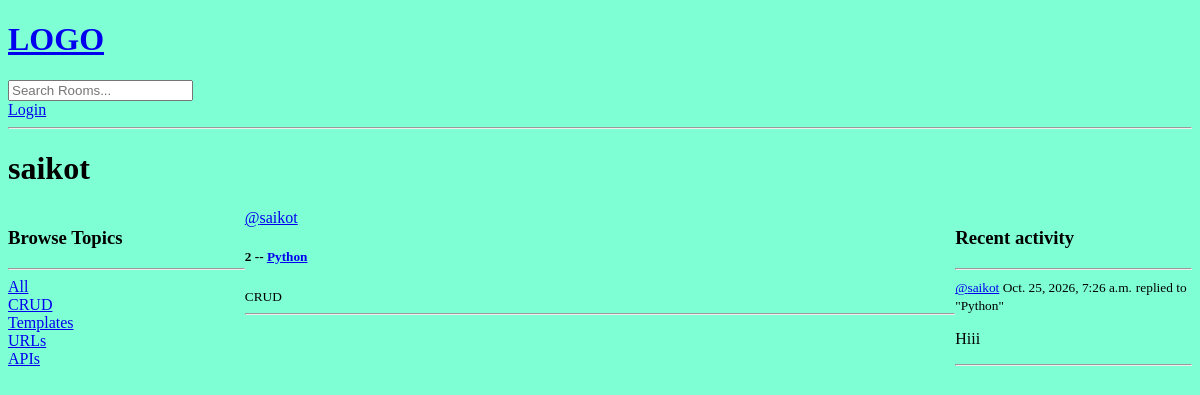
The page /profile/1 on the database as committed earlier.
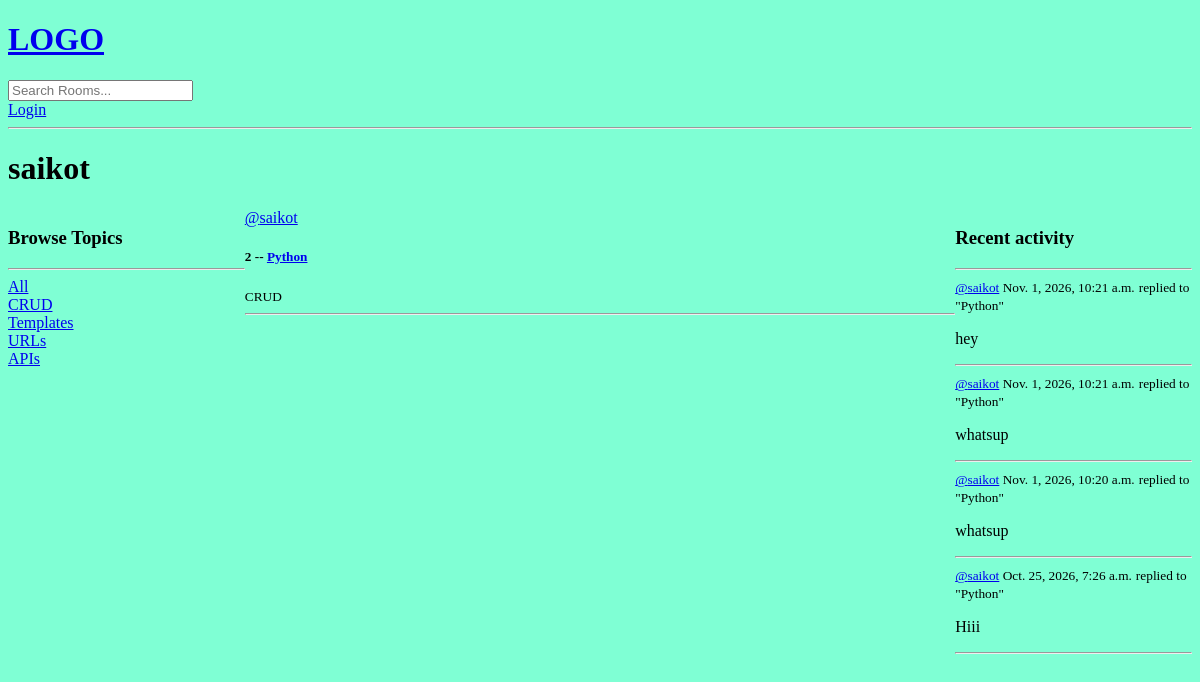
The same page on the database as committed later.
### base/models.py (models this page shows, shortened)
class Topic(models.Model):
  name = models.CharField(max_length= 200)

class Room(models.Model):
  host = models.ForeignKey(User, on_delete= models.SET_NULL, null = True)
  topic = models.ForeignKey(Topic, on_delete= models.SET_NULL, null = True)
  name = models.CharField(max_length=200)
  description = models.TextField(null=True, blank=True)
  participants = models.ManyToManyField(User, related_name='participants', blank=True)
  updated = models.DateTimeField(auto_now=True)
  created = models.DateTimeField(auto_now_add = True)
  class Meta:
    ordering = ['-updated', '-created']
  def __str__(self):
    return self.name

class Message(models.Model):
  user = models.ForeignKey(User, on_delete=models.CASCADE)
  room = models.ForeignKey(Room, on_delete= models.CASCADE)
  body = models.TextField()
  updated = models.DateTimeField(auto_now=True)
  created = models.DateTimeField(auto_now_add = True)
  class Meta:
      ordering = ['-updated', '-created']
  def __str__(self):
    return self.body[0:50]

### base/views.py (the view)
# urls.py: path('profile/<str:pk>', views.userProfile, name="user-profile"),
def userProfile(request, pk):
    user = User.objects.get(id=pk)
    rooms = user.room_set.all()
    room_messages = user.message_set.all()
    topics = Topic.objects.all()
    context = {'user': user, 'rooms': rooms, 'room_messages': room_messages, 'topics': topics}
    return render(request, 'base/profile.html', context)

### base/templates/base/profile.html (shortened to what this page needs)
{% extends 'main.html' %}
{% block content %}
  <h1>{{user.username}}</h1>
  <div class="profile-container">
    <div>
      {% include 'base/topics_component.html' %}
    </div>
    <div>
      {% include 'base/feed_component.html' %}
    </div>
    <div>
      {% include 'base/activity_component.html' %}
    </div>
  </div>
{% endblock content %}

### base/templates/base/topics_component.html
<h3>Browse Topics</h3>
<hr>
<div>
  <a href="{% url 'home' %}">All</a>
</div>
{% for topic in topics %}
<div>
  <a href="{% url 'home' %}?q={{topic.name}}">{{topic.name}}</a>
</div>
{% endfor %}

### base/templates/base/feed_component.html (shortened to what this page needs)
<div>
  {% for room in rooms %}
  <div>
    <a href="{% url 'user-profile' room.host.id %}">@{{room.host.username}}</a>
    <h5>{{room.id}} -- <a href="{% url 'room' room.id %}">{{room.name}}</a></h5>
    <small>{{room.topic.name}}</small>
    <hr>
  </div>
  {% endfor %}
</div>

### base/templates/base/activity_component.html (shortened to what this page needs)
<h3>Recent activity</h3>
<hr>
{% for message in room_messages %}
<div>
  <small><a href="{% url 'user-profile' message.user.id %}">@{{ message.user }}</a> {{message.created}}</small>
  <small>replied to "{{ message.room }}"</small>
  <p>{{message}}</p>
  <hr>
</div>
{% endfor %}

Rows that differ between the two databases and show on the page:
added Message: user "saikot", created "Nov. 1, 2026, 10:21 a.m.", room "Python", body "hey"
added Message: user "saikot", created "Nov. 1, 2026, 10:21 a.m.", room "Python", body "whatsup"
added Message: user "saikot", created "Nov. 1, 2026, 10:20 a.m.", room "Python", body "whatsup"
